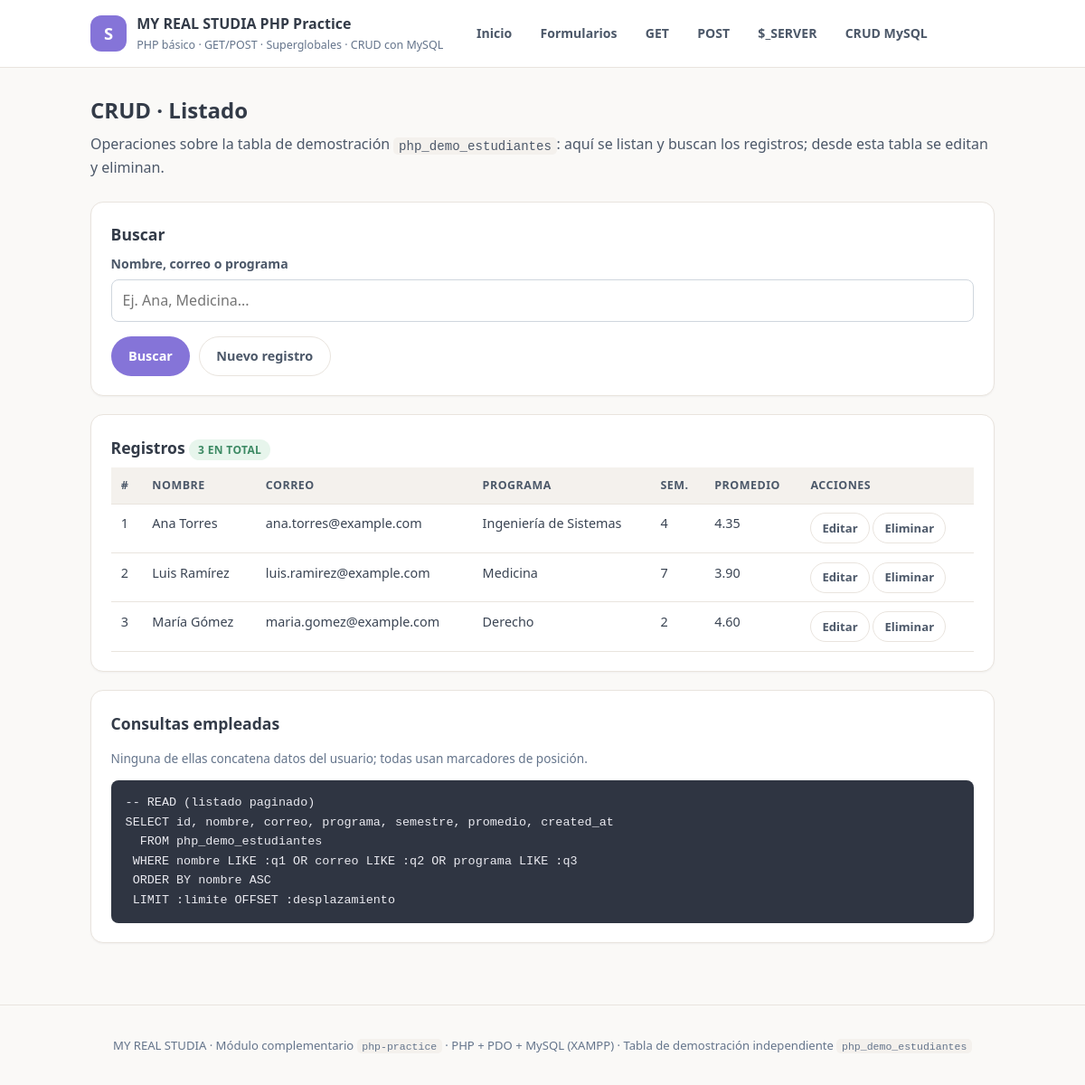
/crud/index.php, run on the app's committed database.
### tables this page shows
CREATE TABLE php_demo_estudiantes (
  id          INT UNSIGNED    NOT NULL AUTO_INCREMENT,
  nombre      VARCHAR(120)    NOT NULL,
  correo      VARCHAR(150)    NOT NULL,
  programa    VARCHAR(120)    NOT NULL,
  semestre    TINYINT UNSIGNED NOT NULL,
  promedio    DECIMAL(4, 2)   NOT NULL,
  created_at  TIMESTAMP       NOT NULL DEFAULT CURRENT_TIMESTAMP,
  updated_at  TIMESTAMP       NOT NULL DEFAULT CURRENT_TIMESTAMP ON UPDATE CURRENT_TIMESTAMP,
  PRIMARY KEY (id),
   
  UNIQUE KEY uq_php_demo_estudiantes_correo (correo)
);

### includes/functions.php (called while the page is built, shortened)
<?php
function e($value): string
{
    return htmlspecialchars((string) $value, ENT_QUOTES | ENT_SUBSTITUTE, 'UTF-8');
}
function url(string $path = ''): string
{
    return BASE_URL . '/' . ltrim($path, '/');
}

### config/database.php (called while the page is built)
<?php
function db(): PDO
{
    static $pdo = null;
    if ($pdo instanceof PDO) {
        return $pdo;
    }
    $config = require __DIR__ . '/config.php';
    $dsn = sprintf(
        'mysql:host=%s;port=%d;dbname=%s;charset=%s',
        $config['host'],
        $config['port'],
        $config['database'],
        $config['charset']
    );
    try {
        $pdo = new PDO($dsn, $config['user'], $config['password'], [
            PDO::ATTR_ERRMODE            => PDO::ERRMODE_EXCEPTION,
            PDO::ATTR_DEFAULT_FETCH_MODE => PDO::FETCH_ASSOC,
            PDO::ATTR_EMULATE_PREPARES   => false,
            PDO::ATTR_STRINGIFY_FETCHES  => false,
        ]);
    } catch (PDOException $exception) {
        throw new RuntimeException(
            'No se pudo conectar con MySQL. Verifica que Apache y MySQL estén activos en XAMPP '
            . 'y que la base de datos "php_practice" haya sido importada desde sql/php_practice.sql. '
            . 'Detalle técnico: ' . $exception->getMessage(),
            0,
            $exception
        );
    }
    return $pdo;
}

### crud/index.php (the view, shortened to what this page needs)
<?php
$pageIntro = 'Operaciones sobre la tabla de demostración <code>php_demo_estudiantes</code>: '
    . 'aquí se listan y buscan los registros; desde esta tabla se editan y eliminan.';
$busqueda = trim((string) ($_GET['q'] ?? ''));
$pagina   = max(1, (int) ($_GET['pagina'] ?? 1));
$porPagina = 8;
$desplazamiento = ($pagina - 1) * $porPagina;
$condiciones = [];
$parametros = [];
$where = $condiciones ? ' WHERE ' . implode(' AND ', $condiciones) : '';
$sqlTotal = 'SELECT COUNT(*) FROM php_demo_estudiantes' . $where;
$stmtTotal = db()->prepare($sqlTotal);
$stmtTotal->execute($parametros);
$total = (int) $stmtTotal->fetchColumn();
$sql = 'SELECT id, nombre, correo, programa, semestre, promedio, created_at
          FROM php_demo_estudiantes'
    . $where
    . ' ORDER BY nombre ASC LIMIT :limite OFFSET :desplazamiento';
$stmt = db()->prepare($sql);
$stmt->bindValue(':limite', $porPagina, PDO::PARAM_INT);
$stmt->bindValue(':desplazamiento', $desplazamiento, PDO::PARAM_INT);
$stmt->execute();
$registros = $stmt->fetchAll();
require dirname(__DIR__) . '/includes/header.php';
?>
<div class="card">
  <h2>Buscar</h2>
  <form class="form" method="get" action="<?= e(url('crud/index.php')) ?>">
    <div class="form__row">
      <div class="field">
        <label for="q">Nombre, correo o programa</label>
        <input type="search" id="q" name="q" maxlength="120" autocomplete="off"
               value="<?= e($busqueda) ?>" placeholder="Ej. Ana, Medicina...">
      </div>
    </div>
    <div class="actions">
      <button class="button" type="submit">Buscar</button>
      <a class="button button--ghost" href="<?= e(url('crud/crear.php')) ?>">Nuevo registro</a>
    </div>
  </form>
</div>
<div class="card">
  <h2>
    Registros
    <span class="badge badge--ok"><?= e($total) ?> en total</span>
  </h2>
  <?php if (empty($registros)): ?>
    <p class="empty">
      <?= $busqueda !== ''
          ? 'No hay registros que coincidan con la búsqueda.'
          : 'Todavía no hay registros. Crea el primero con el botón "Nuevo registro".' ?>
    </p>
  <?php else: ?>
    <div class="table-wrap">
      <table class="table">
        <thead>
          <tr>
            <th scope="col">#</th>
            <th scope="col">Nombre</th>
            <th scope="col">Correo</th>
            <th scope="col">Programa</th>
            <th scope="col">Sem.</th>
            <th scope="col">Promedio</th>
            <th scope="col">Acciones</th>
          </tr>
        </thead>
        <tbody>
          <?php foreach ($registros as $registro): ?>
            <tr>
              <td><?= e($registro['id']) ?></td>
              <td><?= e($registro['nombre']) ?></td>
              <td><?= e($registro['correo']) ?></td>
              <td><?= e($registro['programa']) ?></td>
              <td><?= e($registro['semestre']) ?></td>
              <td><?= e(number_format((float) $registro['promedio'], 2)) ?></td>
              <td>
                <a class="button button--ghost button--small"
                   href="<?= e(url('crud/editar.php?id=' . (int) $registro['id'])) ?>">Editar</a>
                <a class="button button--ghost button--small"
                   href="<?= e(url('crud/eliminar.php?id=' . (int) $registro['id'])) ?>">Eliminar</a>
              </td>
            </tr>
          <?php endforeach; ?>
        </tbody>
      </table>
    </div>
  <?php endif; ?>
</div>
<div class="card">
  <h2>Consultas empleadas</h2>
  <p class="hint">Ninguna de ellas concatena datos del usuario; todas usan marcadores de posición.</p>
  <pre class="code-block">-- READ (listado paginado)
SELECT id, nombre, correo, programa, semestre, promedio, created_at
  FROM php_demo_estudiantes
 WHERE nombre LIKE :q1 OR correo LIKE :q2 OR programa LIKE :q3
 ORDER BY nombre ASC
 LIMIT :limite OFFSET :desplazamiento</pre>
</div>
<?php require dirname(__DIR__) . '/includes/footer.php'; ?>

### assets/style.css (style rules this page uses)
:root { --lav-100: #ebe7fa; --lav-500: #8574d8; --lav-700: #5a4aa3; --warm-50: #faf9f7; --warm-100: #f4f1ed; --warm-200: #e9e4de; --slate-500: #64748b; --slate-600: #4c5869; --slate-700: #3a4453; --heading: #333b48; --green-500: #3d8a64; --green-bg: #e7f5ec; --danger: #a83c34; --danger-bg: #fbeceb; --warning: #8a5f27; --warning-bg: #fbf2e5; --radius: 14px; --radius-sm: 8px; }
* { box-sizing: border-box; }
body { margin: 0; background: var(--warm-50); color: var(--slate-700); font-family: 'Segoe UI', Roboto, system-ui, -apple-system, sans-serif; line-height: 1.6; }
a { color: var(--lav-700); }
.card { background: #fff; border: 1px solid var(--warm-200); border-radius: var(--radius); padding: 1.35rem; margin-bottom: 1.25rem; box-shadow: 0 1px 2px rgba(58, 68, 83, 0.05); }
.card h2 { margin: 0 0 0.5rem; font-size: 1.1rem; color: var(--heading); }
.form { display: grid; gap: 1rem; }
.form__row { display: grid; grid-template-columns: repeat(auto-fit, minmax(200px, 1fr)); gap: 1rem; }
.field { display: grid; gap: 0.35rem; }
.field > label { font-weight: 600; font-size: 0.88rem; color: var(--slate-600); }
.field input, .field select, .field textarea { width: 100%; padding: 0.6rem 0.75rem; border: 1px solid #cfd6de; border-radius: var(--radius-sm); background: #fff; color: var(--slate-700); font: inherit; }
.actions { display: flex; flex-wrap: wrap; gap: 0.6rem; }
.button { display: inline-flex; align-items: center; gap: 0.4rem; padding: 0.58rem 1.15rem; border: 1px solid transparent; border-radius: 999px; background: var(--lav-500); color: #fff; font: inherit; font-weight: 600; font-size: 0.9rem; text-decoration: none; cursor: pointer; }
.button--ghost { background: transparent; border-color: var(--warm-200); color: var(--slate-600); }
.button--small { padding: 0.35rem 0.75rem; font-size: 0.82rem; }
.badge { display: inline-block; padding: 0.15rem 0.6rem; border-radius: 999px; font-size: 0.75rem; font-weight: 700; text-transform: uppercase; letter-spacing: 0.03em; }
.badge--ok { background: var(--green-bg); color: var(--green-500); }
.table-wrap { overflow-x: auto; }
table.table { width: 100%; border-collapse: collapse; font-size: 0.9rem; }
table.table th, table.table td { padding: 0.6rem 0.7rem; text-align: left; border-bottom: 1px solid var(--warm-200); vertical-align: top; }
table.table thead th { background: var(--warm-100); color: var(--slate-600); font-size: 0.78rem; text-transform: uppercase; letter-spacing: 0.04em; }
code { background: var(--warm-100); border-radius: 5px; padding: 0.1rem 0.35rem; font-family: 'Cascadia Code', Consolas, monospace; font-size: 0.88em; }
pre.code-block { margin: 0; padding: 0.9rem 1rem; background: #2f3542; color: #eaeaf0; border-radius: var(--radius-sm); overflow-x: auto; font-size: 0.84rem; }
.hint { color: var(--slate-500); font-size: 0.85rem; }

### data on the page
php_demo_estudiantes: id "1", nombre "Ana Torres", correo "ana.torres@example.com", programa "Ingeniería de Sistemas", semestre "4", promedio "4.35"
php_demo_estudiantes: id "2", nombre "Luis Ramírez", correo "luis.ramirez@example.com", programa "Medicina", semestre "7", promedio "3.90"
php_demo_estudiantes: id "3", nombre "María Gómez", correo "maria.gomez@example.com", programa "Derecho", semestre "2", promedio "4.60"

### other printed values
$label "Inicio"
$label "Formularios"
$label "GET"
$label "POST"
$label "$_SERVER"
$label "CRUD MySQL"
$pageTitle "CRUD · Listado"
$total "3"
